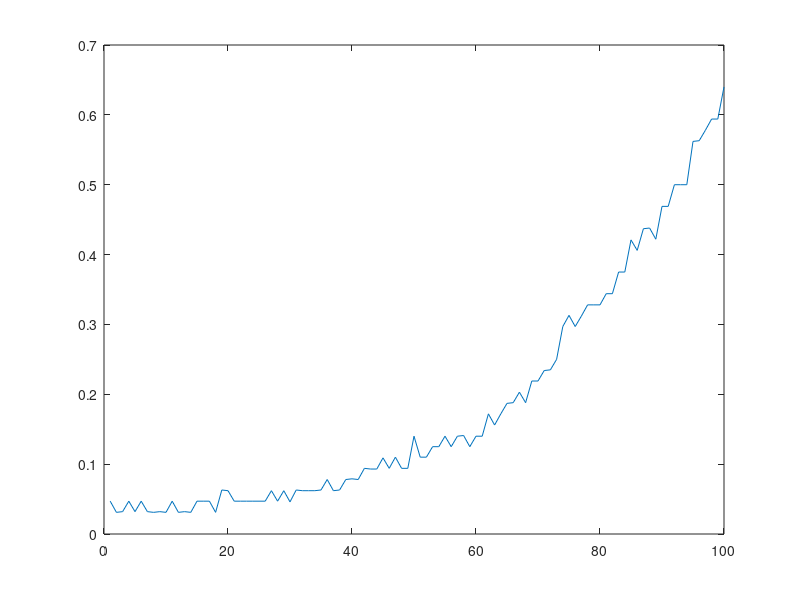

Write the MATLAB code that produced this figure.
%SIZE 200 ; 100 NODOS EN C/PARTICION ; NODOS AUMENTANDO DE 0 A 100 EN PASOS DE A 1 ; PORCENTAJE DE EJES: 20% ; PORCENTAJE DE MOVILES: 20%
y = [0.0469999313354
0.0310001373291
0.0320000648499
0.0469999313354
0.0320000648499
0.047000169754
0.0320000648499
0.0310001373291
0.0320000648499
0.0310001373291
0.047000169754
0.0310001373291
0.0320000648499
0.0310001373291
0.0469999313354
0.0469999313354
0.0469999313354
0.0309998989105
0.0629999637604
0.0620000362396
0.0469999313354
0.0469999313354
0.047000169754
0.047000169754
0.0469999313354
0.0469999313354
0.0620000362396
0.047000169754
0.0620000362396
0.0460000038147
0.0629999637604
0.0620000362396
0.0620000362396
0.0620000362396
0.0629999637604
0.077999830246
0.0620000362396
0.0629999637604
0.0780000686646
0.0789999961853
0.0780000686646
0.0939998626709
0.0929999351501
0.0929999351501
0.108999967575
0.0939998626709
0.109999895096
0.0940001010895
0.0939998626709
0.139999866486
0.109999895096
0.109999895096
0.125
0.125
0.140000104904
0.125
0.140000104904
0.141000032425
0.125
0.140000104904
0.139999866486
0.172000169754
0.155999898911
0.171999931335
0.18700003624
0.18799996376
0.202999830246
0.18799996376
0.218999862671
0.219000101089
0.234000205994
0.235000133514
0.25
0.296999931335
0.31299996376
0.296999931335
0.31200003624
0.327999830246
0.327999830246
0.327999830246
0.344000101089
0.344000101089
0.375
0.375
0.421000003815
0.405999898911
0.43700003624
0.43799996376
0.421999931335
0.468999862671
0.469000101089
0.5
0.5
0.5
0.56200003624
0.56299996376
0.578000068665
0.593999862671
0.594000101089
0.640000104904
];

x = [1
2
3
4
5
6
7
8
9
10
11
12
13
14
15
16
17
18
19
20
21
22
23
24
25
26
27
28
29
30
31
32
33
34
35
36
37
38
39
40
41
42
43
44
45
46
47
48
49
50
51
52
53
54
55
56
57
58
59
60
61
62
63
64
65
66
67
68
69
70
71
72
73
74
75
76
77
78
79
80
81
82
83
84
85
86
87
88
89
90
91
92
93
94
95
96
97
98
99
100
];plot(x,y)